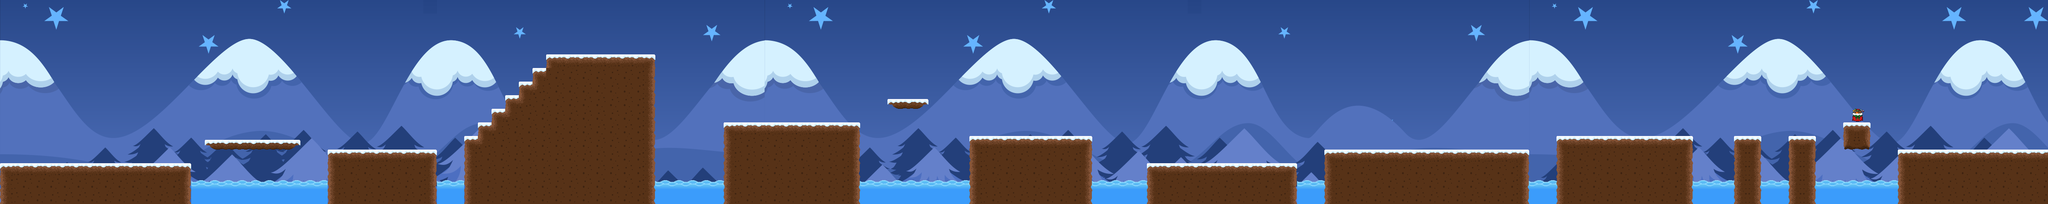

Tiled map render using the project's own tile images. Description and the map definition, with tile-layer contents summarised, below:
An orthogonal 150x15 tile map with 32x32 px tiles, 4 tile layers (ciel2, eau, Sol, hotte), 6 tilesets and 23 objects (16x Sol, 3x Hitbox, 2x Wall, Start, End).

<map version="1.10" tiledversion="1.11.1-99-gec89c545" orientation="orthogonal" renderorder="left-up" width="150" height="15" tilewidth="32" tileheight="32" infinite="0" nextlayerid="15" nextobjectid="12">
 <tileset firstgid="1" name="santa-idle" tilewidth="40" tileheight="64" tilecount="16" columns="0">
  <grid orientation="orthogonal" width="1" height="1" />
  <tile id="0">
   <image source="../textures/player/santa_idle_1.png" width="40" height="64" />
   <objectgroup draworder="index" id="2">
    <object id="1" type="Hitbox" x="0" y="0" width="40" height="64" />
   </objectgroup>
   <animation>
    <frame tileid="0" duration="60" />
    <frame tileid="1" duration="60" />
    <frame tileid="2" duration="60" />
    <frame tileid="3" duration="60" />
    <frame tileid="4" duration="60" />
    <frame tileid="5" duration="60" />
    <frame tileid="6" duration="60" />
    <frame tileid="7" duration="60" />
    <frame tileid="8" duration="60" />
    <frame tileid="9" duration="60" />
    <frame tileid="10" duration="60" />
    <frame tileid="11" duration="60" />
    <frame tileid="12" duration="60" />
    <frame tileid="13" duration="60" />
    <frame tileid="14" duration="60" />
    <frame tileid="15" duration="60" />
   </animation>
  </tile>
  <tile id="1">
   <image source="../textures/player/santa_idle_2.png" width="40" height="64" />
  </tile>
  <tile id="2">
   <image source="../textures/player/santa_idle_3.png" width="40" height="64" />
  </tile>
  <tile id="3">
   <image source="../textures/player/santa_idle_4.png" width="40" height="64" />
  </tile>
  <tile id="4">
   <image source="../textures/player/santa_idle_5.png" width="40" height="64" />
  </tile>
  <tile id="5">
   <image source="../textures/player/santa_idle_6.png" width="40" height="64" />
  </tile>
  <tile id="6">
   <image source="../textures/player/santa_idle_7.png" width="40" height="64" />
  </tile>
  <tile id="7">
   <image source="../textures/player/santa_idle_8.png" width="40" height="64" />
  </tile>
  <tile id="8">
   <image source="../textures/player/santa_idle_9.png" width="39" height="64" />
  </tile>
  <tile id="9">
   <image source="../textures/player/santa_idle_10.png" width="39" height="64" />
  </tile>
  <tile id="10">
   <image source="../textures/player/santa_idle_11.png" width="39" height="64" />
  </tile>
  <tile id="11">
   <image source="../textures/player/santa_idle_12.png" width="39" height="64" />
  </tile>
  <tile id="12">
   <image source="../textures/player/santa_idle_13.png" width="39" height="64" />
  </tile>
  <tile id="13">
   <image source="../textures/player/santa_idle_14.png" width="40" height="64" />
   <animation>
    <frame tileid="0" duration="60" />
    <frame tileid="1" duration="60" />
    <frame tileid="2" duration="60" />
    <frame tileid="3" duration="60" />
    <frame tileid="4" duration="60" />
    <frame tileid="5" duration="60" />
    <frame tileid="6" duration="60" />
    <frame tileid="7" duration="60" />
    <frame tileid="8" duration="60" />
    <frame tileid="9" duration="60" />
    <frame tileid="10" duration="60" />
    <frame tileid="11" duration="60" />
    <frame tileid="12" duration="60" />
    <frame tileid="13" duration="60" />
    <frame tileid="14" duration="60" />
    <frame tileid="15" duration="60" />
   </animation>
  </tile>
  <tile id="14">
   <image source="../textures/player/santa_idle_15.png" width="40" height="64" />
   <objectgroup draworder="index" id="2">
    <object id="1" type="Hitbox" x="0" y="0" width="40" height="64" />
   </objectgroup>
  </tile>
  <tile id="15">
   <image source="../textures/player/santa_idle_16.png" width="40" height="64" />
   <objectgroup draworder="index" id="2">
    <object id="1" type="Hitbox" x="0" y="0" width="40" height="64" />
   </objectgroup>
  </tile>
 </tileset>
 <tileset firstgid="17" name="santa-run" tilewidth="1" tileheight="1" tilecount="0" columns="0" />
 <tileset firstgid="17" name="yeti" tilewidth="64" tileheight="64" tilecount="48" columns="8">
  <image source="../textures/ennemies/yeti.png" width="512" height="384" />
  <tile id="0">
   <animation>
    <frame tileid="8" duration="60" />
    <frame tileid="9" duration="60" />
    <frame tileid="10" duration="60" />
    <frame tileid="11" duration="60" />
    <frame tileid="12" duration="60" />
    <frame tileid="13" duration="60" />
    <frame tileid="14" duration="60" />
    <frame tileid="15" duration="60" />
   </animation>
  </tile>
  <tile id="7">
   <animation>
    <frame tileid="0" duration="60" />
    <frame tileid="1" duration="60" />
    <frame tileid="2" duration="60" />
    <frame tileid="3" duration="60" />
    <frame tileid="4" duration="60" />
    <frame tileid="5" duration="60" />
    <frame tileid="6" duration="60" />
    <frame tileid="7" duration="60" />
   </animation>
  </tile>
  <tile id="31">
   <animation>
    <frame tileid="24" duration="60" />
    <frame tileid="25" duration="60" />
    <frame tileid="26" duration="60" />
    <frame tileid="27" duration="60" />
    <frame tileid="28" duration="60" />
    <frame tileid="29" duration="60" />
    <frame tileid="30" duration="60" />
    <frame tileid="31" duration="60" />
   </animation>
  </tile>
  <tile id="39">
   <animation>
    <frame tileid="32" duration="60" />
    <frame tileid="33" duration="60" />
    <frame tileid="34" duration="60" />
    <frame tileid="35" duration="60" />
    <frame tileid="36" duration="60" />
    <frame tileid="37" duration="60" />
    <frame tileid="38" duration="60" />
    <frame tileid="39" duration="60" />
   </animation>
  </tile>
  <tile id="40">
   <animation>
    <frame tileid="40" duration="60" />
    <frame tileid="41" duration="60" />
    <frame tileid="42" duration="60" />
    <frame tileid="43" duration="60" />
    <frame tileid="44" duration="60" />
    <frame tileid="45" duration="60" />
    <frame tileid="46" duration="60" />
    <frame tileid="47" duration="60" />
   </animation>
  </tile>
 </tileset>
 <tileset firstgid="65" name="BG" tilewidth="32" tileheight="32" tilecount="1512" columns="56">
  <image source="../textures/decor/BG/BG.png" width="1800" height="893" />
 </tileset>
 <tileset firstgid="1577" name="SolWinter" tilewidth="68" tileheight="37" tilecount="19" columns="0">
  <grid orientation="orthogonal" width="1" height="1" />
  <tile id="18">
   <image source="../textures/decor/Sol/1.png" width="32" height="32" />
   <objectgroup draworder="index" id="5">
    <object id="8" type="Sol" x="0" y="0" width="32" height="32" />
   </objectgroup>
  </tile>
  <tile id="19">
   <image source="../textures/decor/Sol/2.png" width="32" height="32" />
   <objectgroup draworder="index" id="2">
    <object id="1" type="Sol" x="0" y="0" width="32" height="32" />
   </objectgroup>
  </tile>
  <tile id="20">
   <image source="../textures/decor/Sol/3.png" width="32" height="32" />
   <objectgroup draworder="index" id="2">
    <object id="1" type="Sol" x="0" y="0" width="32" height="32" />
   </objectgroup>
  </tile>
  <tile id="21">
   <image source="../textures/decor/Sol/4.png" width="32" height="32" />
   <objectgroup draworder="index" id="2">
    <object id="1" type="Sol" x="0" y="0" width="32" height="32" />
   </objectgroup>
  </tile>
  <tile id="22">
   <image source="../textures/decor/Sol/5.png" width="32" height="32" />
   <objectgroup draworder="index" id="2">
    <object id="1" type="Sol" x="0" y="0" width="32" height="32" />
   </objectgroup>
  </tile>
  <tile id="23">
   <image source="../textures/decor/Sol/6.png" width="32" height="32" />
   <objectgroup draworder="index" id="2">
    <object id="1" type="Sol" x="0" y="0" width="32" height="32" />
   </objectgroup>
  </tile>
  <tile id="24">
   <image source="../textures/decor/Sol/7.png" width="32" height="32" />
   <objectgroup draworder="index" id="2">
    <object id="1" type="Sol" x="0" y="0" width="32" height="32" />
   </objectgroup>
  </tile>
  <tile id="25">
   <image source="../textures/decor/Sol/8.png" width="32" height="32" />
   <objectgroup draworder="index" id="2">
    <object id="1" type="Sol" x="0" y="0" width="32" height="32" />
   </objectgroup>
  </tile>
  <tile id="26">
   <image source="../textures/decor/Sol/9.png" width="32" height="32" />
   <objectgroup draworder="index" id="2">
    <object id="1" type="Sol" x="0" y="0" width="32" height="32" />
   </objectgroup>
  </tile>
  <tile id="27">
   <image source="../textures/decor/Sol/10.png" width="32" height="32" />
   <objectgroup draworder="index" id="2">
    <object id="1" type="Sol" x="0" y="0" width="32" height="32" />
   </objectgroup>
  </tile>
  <tile id="28">
   <image source="../textures/decor/Sol/11.png" width="32" height="32" />
   <objectgroup draworder="index" id="2">
    <object id="1" type="Sol" x="0" y="0" width="32" height="32" />
   </objectgroup>
  </tile>
  <tile id="29">
   <image source="../textures/decor/Sol/12.png" width="32" height="32" />
   <objectgroup draworder="index" id="2">
    <object id="1" type="Sol" x="0" y="0" width="32" height="32" />
   </objectgroup>
  </tile>
  <tile id="30">
   <image source="../textures/decor/Sol/13.png" width="32" height="32" />
   <objectgroup draworder="index" id="2">
    <object id="1" type="Sol" x="0" y="0" width="32" height="32" />
   </objectgroup>
  </tile>
  <tile id="31">
   <image source="../textures/decor/Sol/14.png" width="32" height="23" />
   <objectgroup draworder="index" id="2">
    <object id="2" type="Sol" x="0.666667" y="1">
     <polygon points="0,0 0,12 9,12 11.3333,14.3333 17.6667,18.6667 21,20.3333 23,21.6667 31.3333,22.6667 30.6667,-1.33333" />
    </object>
   </objectgroup>
  </tile>
  <tile id="32">
   <image source="../textures/decor/Sol/15.png" width="32" height="23" />
   <objectgroup draworder="index" id="2">
    <object id="1" type="Sol" x="0" y="0" width="32" height="23" />
   </objectgroup>
  </tile>
  <tile id="33">
   <image source="../textures/decor/Sol/16.png" width="32" height="23" />
   <objectgroup draworder="index" id="2">
    <object id="2" type="Sol" x="0.333333" y="22.6667">
     <polygon points="0,0 8.70833,-0.791667 16.3333,-5.33333 20.6667,-9.66667 26,-9.66667 31,-10 31.3333,-21.3333 30.2,-22.5555 -0.322223,-22.6556" />
    </object>
   </objectgroup>
  </tile>
  <tile id="34">
   <image source="../textures/decor/Sol/17.png" width="32" height="24" />
  </tile>
  <tile id="35">
   <image source="../textures/decor/Sol/18.png" width="32" height="32" />
  </tile>
  <tile id="36">
   <image source="../textures/hotte.png" width="68" height="37" />
  </tile>
 </tileset>
 <tileset firstgid="1614" name="hotte" tilewidth="68" tileheight="37" tilecount="1" columns="0">
  <grid orientation="orthogonal" width="1" height="1" />
  <tile id="0">
   <image source="../textures/hotte.png" width="68" height="37" />
  </tile>
 </tileset>
 <layer id="2" name="ciel2" width="150" height="15">
  <data>[2250 cells, 2250 non-empty, 840 distinct tile ids]</data>
 </layer>
 <layer id="5" name="eau" width="150" height="15">
  <data>[2250 cells, 239 non-empty, 3 distinct tile ids]</data>
 </layer>
 <layer id="13" name="Sol" width="150" height="15">
  <data>[2250 cells, 533 non-empty, 12 distinct tile ids]</data>
 </layer>
 <layer id="14" name="hotte" width="150" height="15">
  <data>[2250 cells, 1 non-empty, 1 distinct tile ids]</data>
 </layer>
 <objectgroup id="10" name="objects">
  <object id="2" name="Start" x="131" y="160" width="28" height="32">
   <properties>
    <property name="Start" type="object" value="0" />
   </properties>
  </object>
  <object id="3" name="End" x="4339" y="256" width="26" height="30" />
  <object id="5" name="Wall" x="-63" y="-2" width="64" height="483" />
  <object id="7" name="Wall" x="4801" y="0" width="112" height="483" />
 </objectgroup>
</map>
